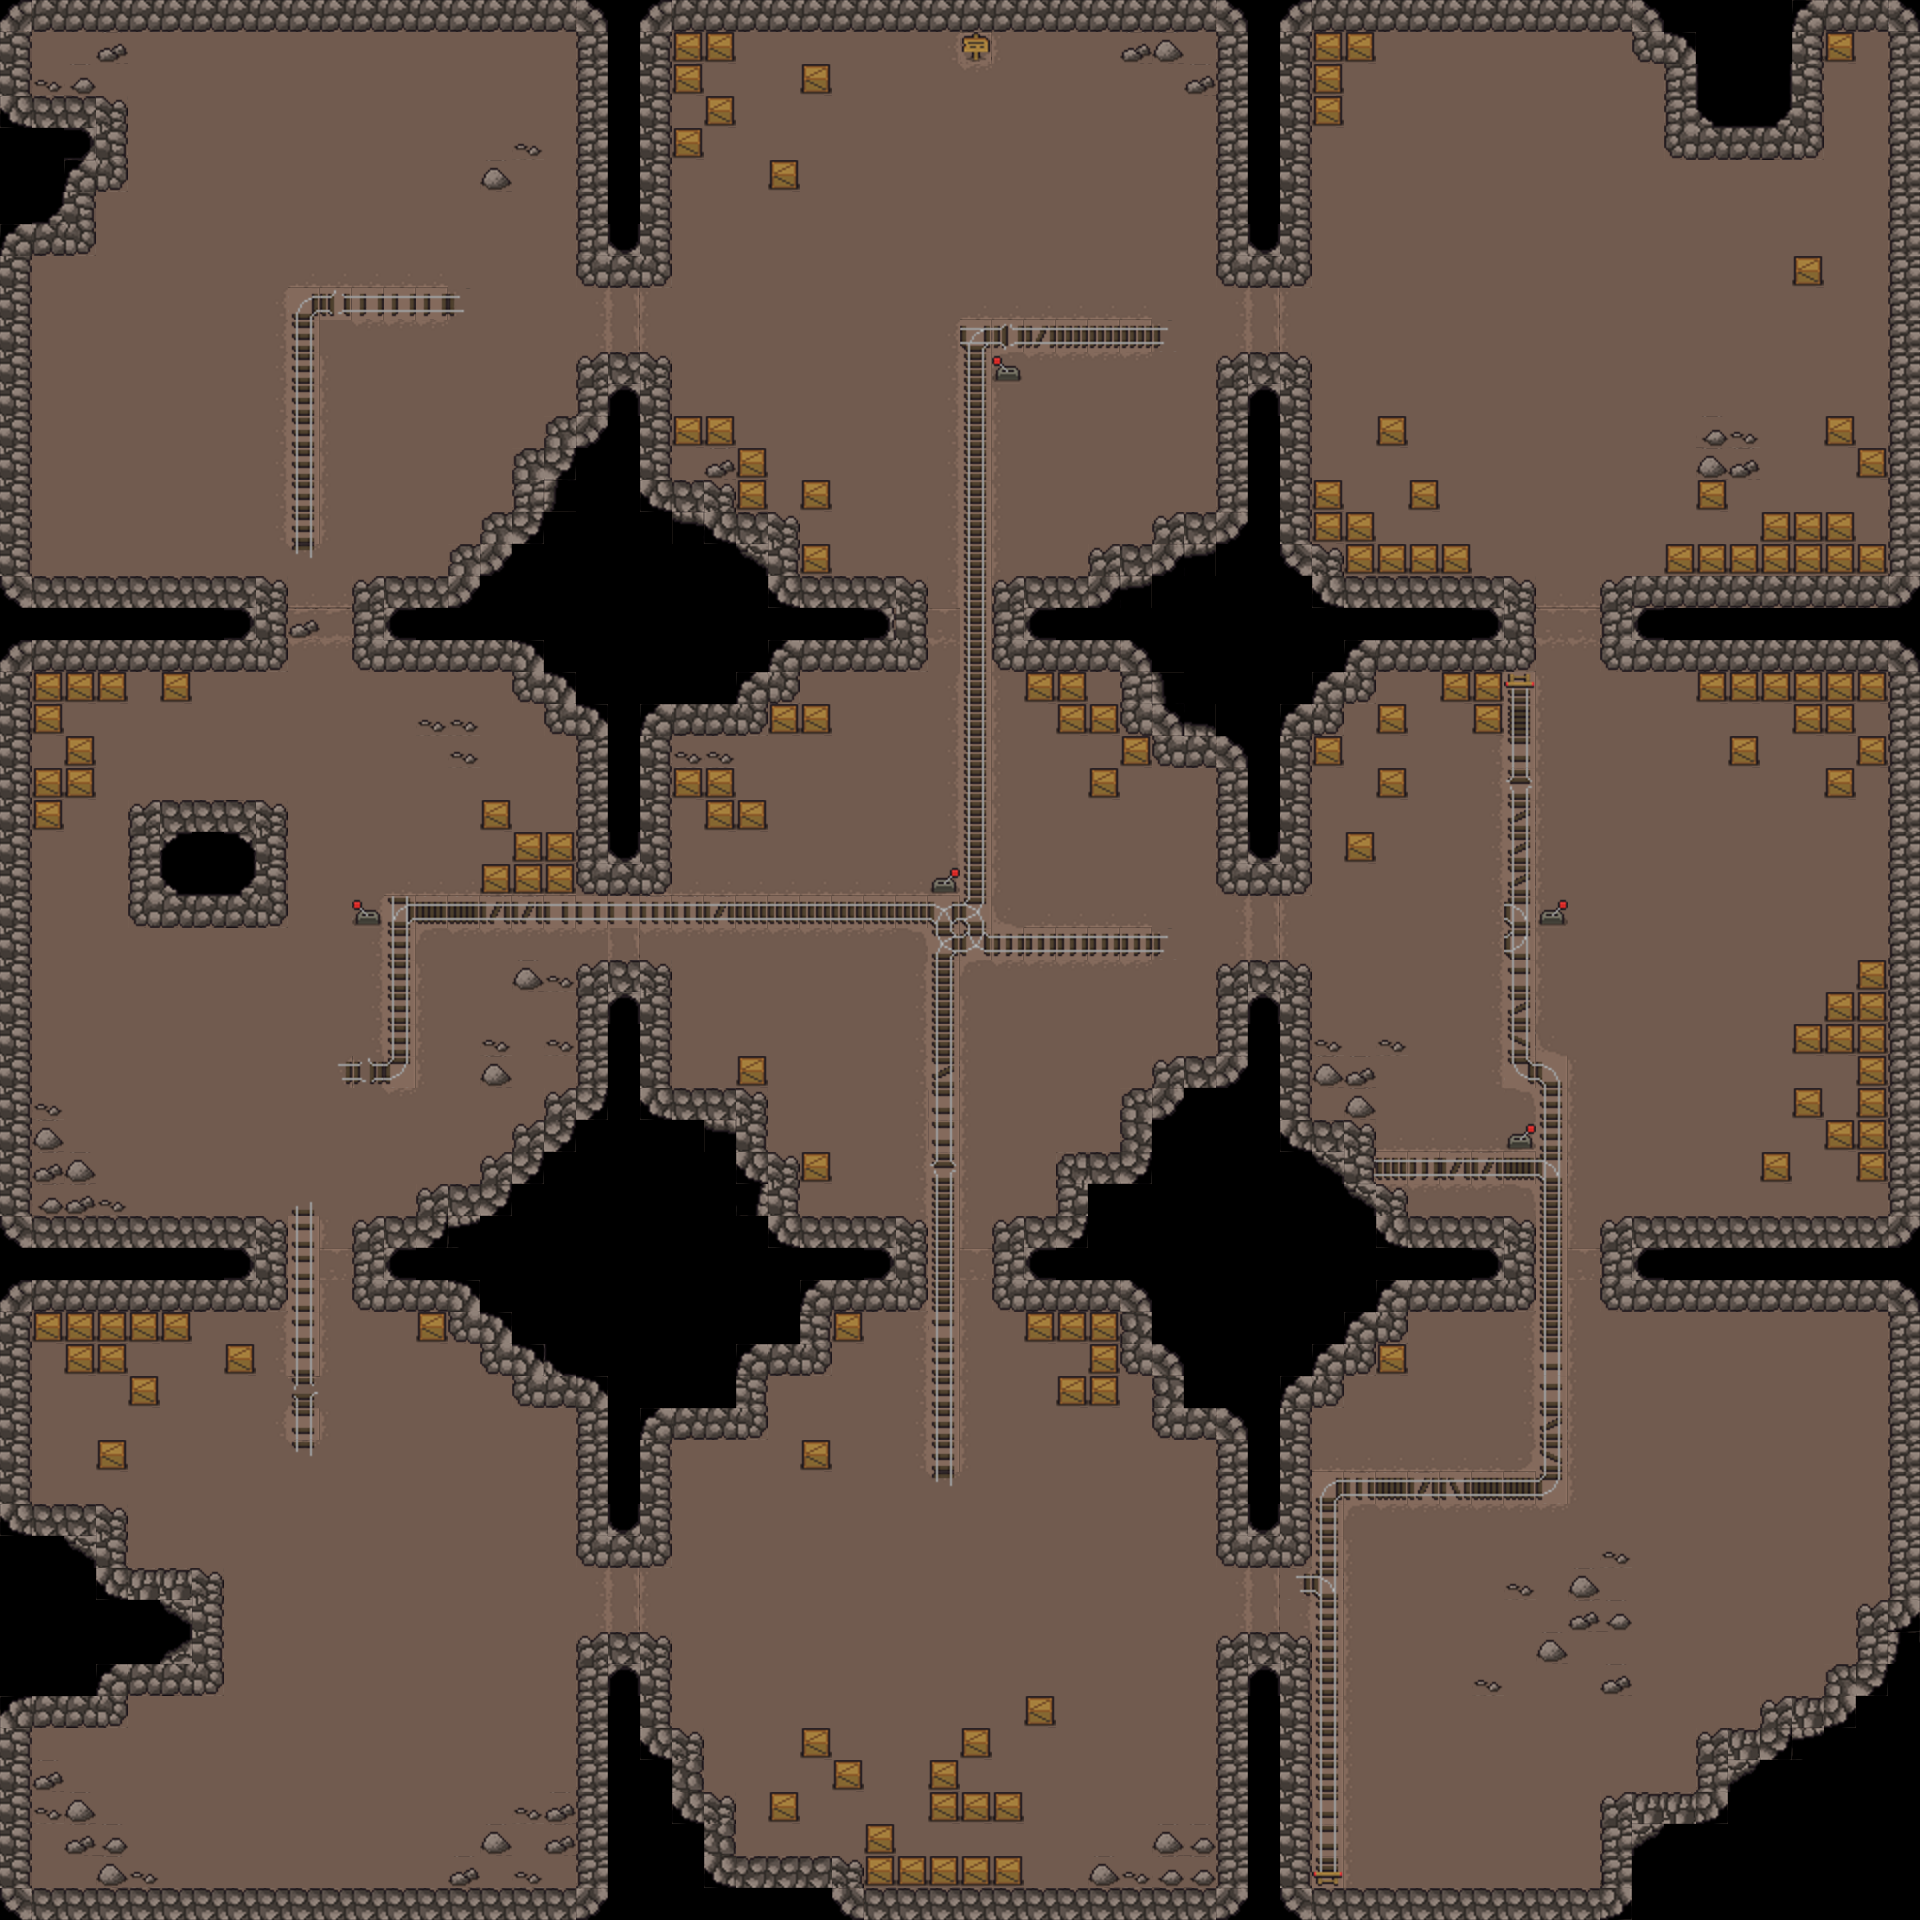

A level layout from a 2D game, rendered from its tile map. Below: a short description, then the map file with tile-grid data replaced by summaries:
An orthogonal 60x60 tile map with 32x32 px tiles, 3 tile layers (Floor, Objects, Walls), 2 tilesets.

<map version="1.2" tiledversion="1.3.1" orientation="orthogonal" renderorder="right-down" compressionlevel="0" width="60" height="60" tilewidth="32" tileheight="32" infinite="0" nextlayerid="7" nextobjectid="1">
 <tileset firstgid="1" source="Levels.tsx" />
 <tileset firstgid="401" source="Level.tsx" />
 <layer id="1" name="Floor" width="60" height="60">
  <data>[3600 cells, 3600 non-empty, 18 distinct tile ids]</data>
 </layer>
 <layer id="3" name="Objects" width="60" height="60">
  <data>[3600 cells, 406 non-empty, 43 distinct tile ids]</data>
 </layer>
 <layer id="2" name="Walls" width="60" height="60">
  <data>[3600 cells, 1111 non-empty, 24 distinct tile ids]</data>
 </layer>
</map>